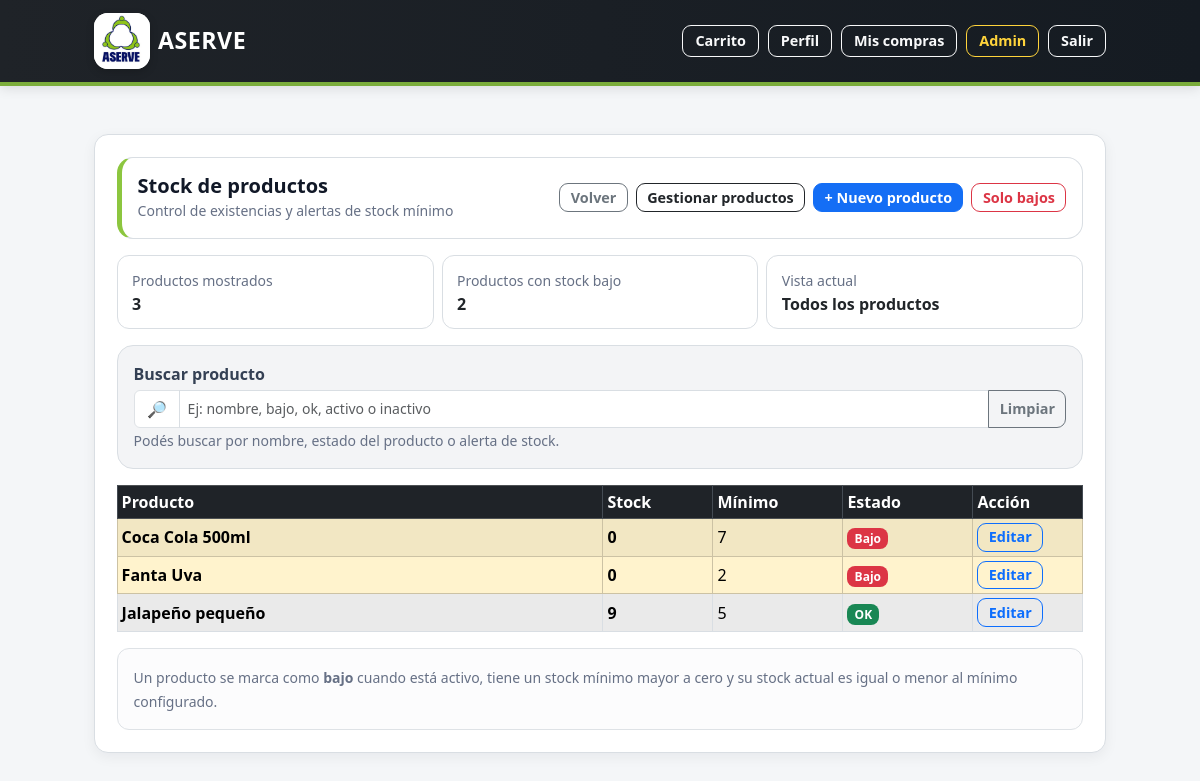
Page /admin/stock (signed in) on the earlier database version.
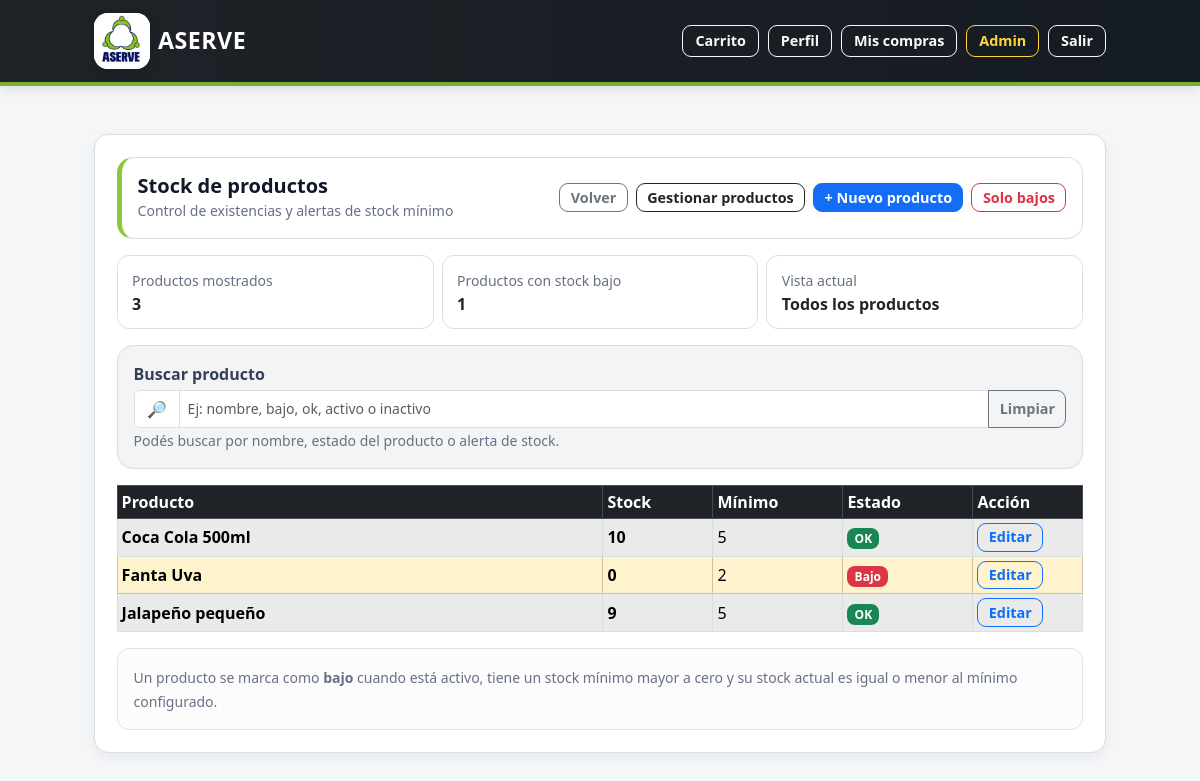
Same page on the later database version.
### tables this page shows
CREATE TABLE products (
    id INTEGER PRIMARY KEY AUTOINCREMENT,
    nombre TEXT NOT NULL,
    precio REAL NOT NULL CHECK (precio >= 0),
    stock INTEGER NOT NULL DEFAULT 0 CHECK (stock >= 0),
    stock_minimo INTEGER NOT NULL DEFAULT 0 CHECK (stock_minimo >= 0),
    image_filename TEXT,
    activo INTEGER NOT NULL DEFAULT 1 CHECK (activo IN (0, 1))
);

### app.py (the view)
@app.route("/admin/stock")
def admin_stock():
    if "user_id" not in session or session.get("rol") != "admin":
        return redirect(url_for("login"))
    only_low = (request.args.get("only_low") or "").strip() == "1"
    db = get_db()
    productos = db.execute(
        """
        SELECT id, nombre, stock, stock_minimo, activo
        FROM products
        ORDER BY nombre ASC
        """
    ).fetchall()
    bajos = []
    for p in productos:
        if int(p["activo"]) == 1 and int(p["stock_minimo"]) > 0 and int(p["stock"]) <= int(p["stock_minimo"]):
            bajos.append(p)
    if only_low:
        productos = bajos
    return render_template(
        "admin_stock.html",
        productos=productos,
        bajos_count=len(bajos),
        only_low=only_low
    )

### app.py (called while the page is built)
def get_db():
    if "db" not in g:
        db_folder = os.path.dirname(app.config["DATABASE"])
        os.makedirs(db_folder, exist_ok=True)
        g.db = sqlite3.connect(app.config["DATABASE"])
        g.db.row_factory = sqlite3.Row
    return g.db

@app.before_request
def proteger_password_temporal():
    if "user_id" not in session:
        return None
    rutas_permitidas = {
        "cambiar_password_temporal",
        "logout",
        "static"
    }
    if request.endpoint in rutas_permitidas:
        return None
    if session.get("password_temporal") == 1:
        flash("Debes cambiar tu contraseña temporal antes de continuar.", "warning")
        return redirect(url_for("cambiar_password_temporal"))
    return None

### templates/admin_stock.html (shortened to what the changed rows need)
{% extends "base.html" %}
{% block content %}
<div class="card shadow-sm">
  <div class="card-body">
    <div class="row g-2 mb-3">
      <div class="col-12 col-md-4">
        <div class="admin-stock-summary-box">
          <small class="text-muted">Productos con stock bajo</small>
          <div class="fw-bold">
            {{ bajos_count }}
          </div>
        </div>
      </div>
    </div>
    <div class="table-responsive d-none d-md-block">
      <table class="table table-sm table-bordered table-striped align-middle mb-0">
        <thead class="table-dark">
          <tr>
            <th>Producto</th>
            <th style="width: 110px;">Stock</th>
            <th style="width: 130px;">Mínimo</th>
            <th style="width: 130px;">Estado</th>
            <th style="width: 110px;">Acción</th>
          </tr>
        </thead>
        <tbody>
          {% for p in productos %}
          {% set bajo = (p.activo == 1 and p.stock_minimo|int > 0 and p.stock|int <= p.stock_minimo|int) %}
          {% set estado_search = "activo" if p.activo == 1 else "inactivo" %}
          {% set alerta_search = "bajo stock bajo" if bajo else "ok normal" %}
          <tr
            class="{% if bajo %}table-warning{% endif %} stock-item"
            data-search="{{ p.nombre|lower }} {{ estado_search }} {{ alerta_search }}">
            <td>
              <div class="fw-semibold">
                {{ p.nombre }}
              </div>
            </td>
            <td>
              <b>{{ p.stock }}</b>
            </td>
            <td>
              {{ p.stock_minimo }}
            </td>
            <td>
              {% if p.activo == 1 %}
                {% if bajo %}
                  <span class="badge bg-danger">Bajo</span>
                {% else %}
                  <span class="badge bg-success">OK</span>
                {% endif %}
              {% else %}
                <span class="badge bg-secondary">Inactivo</span>
              {% endif %}
            </td>
            <td>
              <a class="btn btn-outline-primary btn-sm"
                 href="{{ url_for('admin_product_edit', product_id=p.id) }}">
                Editar
              </a>
            </td>
          </tr>
          {% else %}
          <tr>
            <td colspan="5" class="text-center text-muted py-4">
              No hay productos registrados.
            </td>
          </tr>
          {% endfor %}
        </tbody>
      </table>
    </div>
  </div>
</div>
{% endblock %}

Differences in the rows shown:
changed products "Coca Cola 500ml": stock "0" → "10"; stock_minimo "7" → "5"; text "Bajo" → "OK"
Other differences:
{{ bajos_count }}: "2" → "1"
